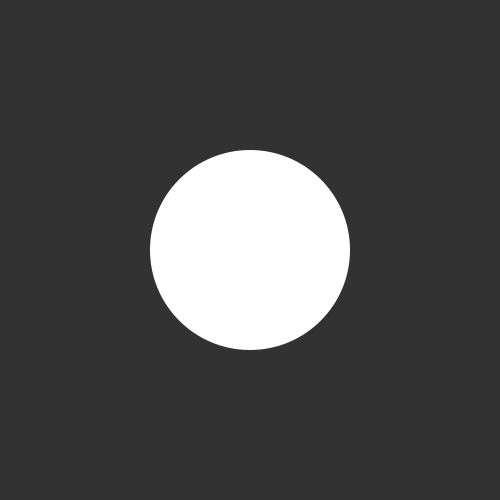
Frame 1 (no input)
Frame 60 (the mouse pressed at the canvas centre just before this capture): identical to frame 1, image omitted
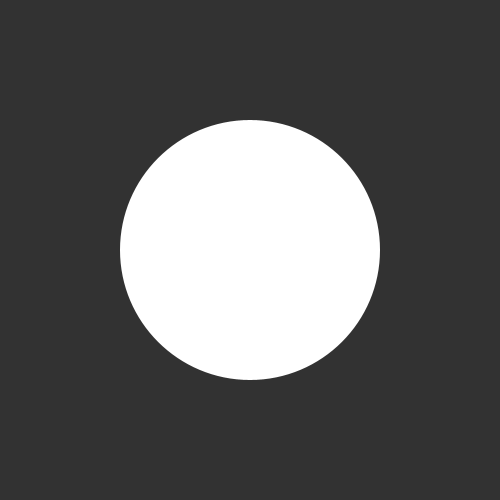
Frame 120 (the mouse held since frame 60 and released just before this capture)

The Processing sketch that drew these frames (run headless with seeded random() and noise(); from frame 60 on, the mouse is pressed at the canvas centre):

// Processing sketch: processing_42469
// ── processing_42469.pde

int x=0;
int y=0;
int d=0;
boolean pressed = false;

void setup() {

  smooth();
  noStroke();
  size(500, 500);

  x=width/2;
  y=height/2;
  d=200;
}

void mousePressed() {
  if (pressed) {
    pressed=false;
  }
  else {
    pressed=true;
  }
}

void draw() {
  background(50);
  
  if (pressed) {
    d++;
  }
  else {
    //d--;
  }

  ellipse(x, y, d, d);
}
